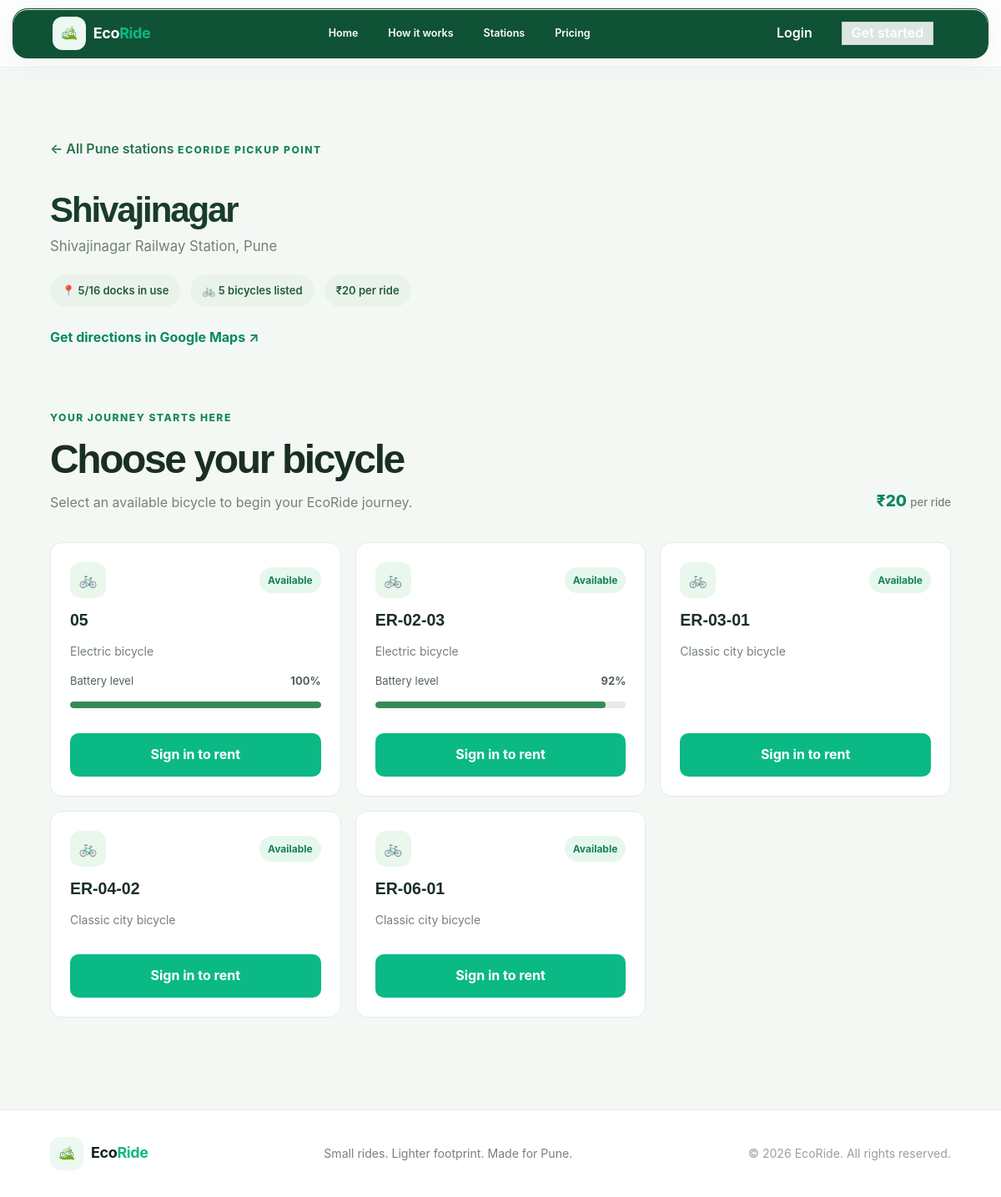
/stations/2/, run on the app's committed database.
### core/models.py (models this page shows, shortened)
class Station(models.Model):
    name = models.CharField(max_length=100)
    address = models.CharField(max_length=255)
    latitude = models.DecimalField(max_digits=9, decimal_places=6)
    longitude = models.DecimalField(max_digits=9, decimal_places=6)
    capacity = models.PositiveIntegerField(default=12)
    is_active = models.BooleanField(default=True)
    class Meta:
        ordering = ["name"]

class Bicycle(models.Model):
    class Status(models.TextChoices):
        AVAILABLE = "available", "Available"
        RESERVED = "reserved", "Reserved"
        RENTED = "rented", "Rented"
        MAINTENANCE = "maintenance", "Maintenance"
    station = models.ForeignKey(
        Station, related_name="bicycles", on_delete=models.PROTECT
    )
    code = models.CharField(max_length=30, unique=True)
    status = models.CharField(
        max_length=20, choices=Status.choices, default=Status.AVAILABLE
    )
    is_electric = models.BooleanField(default=False)
    battery_level = models.PositiveSmallIntegerField(default=100)
    class Meta:
        ordering = ["code"]
        constraints = [
            models.CheckConstraint(
                condition=Q(battery_level__lte=100), name="bike_battery_at_most_100"
            )
        ]

### core/views.py (the view)
# urls.py: path("stations/<int:station_id>/", views.station_detail, name="station_detail"),
def station_detail(request, station_id):
    station = get_object_or_404(Station, pk=station_id, is_active=True)
    bicycles = station.bicycles.exclude(status=Bicycle.Status.MAINTENANCE)
    return render(
        request,
        "core/station_detail.html",
        {
            "station": station,
            "bicycles": bicycles,
            "docked_count": station.bicycles.exclude(
                status=Bicycle.Status.RENTED
            ).count(),
        },
    )

### core/context_processors.py (called while the page is built)
def site_settings(request):
    return {
        "google_maps_api_key": settings.GOOGLE_MAPS_API_KEY,
        "razorpay_key_id": settings.RAZORPAY_KEY_ID,
        "payments_enabled": bool(
            settings.RAZORPAY_KEY_ID and settings.RAZORPAY_KEY_SECRET
        ),
    }

### templates/core/station_detail.html (shortened to what this page needs)
{% extends "base.html" %}
{% block content %}
<section class="eco-page-heading">
  <a class="eco-back-link" href="{% url 'stations' %}">
    ← All Pune stations
  </a>
  <span class="eco-eyebrow">EcoRide pickup point</span>
  <h1>{{ station.name }}</h1>
  <p>{{ station.address }}</p>
  <div class="station-detail-highlights">
    <span>
      📍 {{ docked_count }}/{{ station.capacity }} docks in use
    </span>
    <span>
      🚲 {{ bicycles|length }} bicycles listed
    </span>
    <span>
      ₹20 per ride
    </span>
  </div>
  <a
    class="eco-map-link"
    target="_blank"
    rel="noopener noreferrer"
    href="https://www.google.com/maps/dir/?api=1&amp;destination={{ station.latitude }},{{ station.longitude }}"
  >
    Get directions in Google Maps ↗
  </a>
</section>
<section class="eco-content-section">
  <header class="eco-section-heading eco-section-heading-row">
    <div>
      <span class="eco-eyebrow">Your journey starts here</span>
      <h2>Choose your bicycle</h2>
      <p>Select an available bicycle to begin your EcoRide journey.</p>
    </div>
    <span class="eco-fare-small">
      ₹20 <small>per ride</small>
    </span>
  </header>
  <div class="eco-bike-grid">
    {% for bicycle in bicycles %}
      <article class="eco-bike-card">
        <div class="eco-bike-card-top">
          <span class="eco-bike-symbol" aria-hidden="true">
            🚲
          </span>
          <span class="eco-bike-status">
            {{ bicycle.get_status_display }}
          </span>
        </div>
        <h3>{{ bicycle.code }}</h3>
        {% if bicycle.is_electric %}
          <p class="bike-type">
            Electric bicycle
          </p>
          <div class="bike-battery">
            <span>Battery level</span>
            <strong>{{ bicycle.battery_level }}%</strong>
          </div>
          <div class="battery-track">
            <div
              class="battery-fill"
              style="width: {{ bicycle.battery_level }}%;"
            ></div>
          </div>
        {% else %}
          <p class="bike-type">
            Classic city bicycle
          </p>
        {% endif %}
        <div class="eco-bike-action">
          {% if bicycle.status == "available" %}
            {% if user.is_authenticated %}
              {% if payments_enabled %}
                <form
                  method="post"
                  action="{% url 'start_rental' bicycle.id %}"
                >
                  {% csrf_token %}
                  <button
                    class="eco-primary-btn eco-full-button"
                    type="submit"
                  >
                    Reserve &amp; pay ₹20
                  </button>
                </form>
              {% else %}
                <button
                  class="eco-primary-btn eco-full-button"
                  disabled
                >
                  Checkout setup pending
                </button>
                <p class="eco-small-note">
                  Online checkout is not configured yet.
                </p>
              {% endif %}
            {% else %}
              <a
                class="eco-primary-btn eco-full-button"
                href="{% url 'login' %}?next={{ request.path|urlencode }}"
              >
                Sign in to rent
              </a>
            {% endif %}
          {% endif %}
        </div>
      </article>
    {% endfor %}
  </div>
</section>
{% endblock %}

### core/static/core/integrated/style.css (style rules this page uses)
* { margin: 0; padding: 0; box-sizing: border-box; }
html { scroll-behavior: smooth; overflow-x: hidden; }
body { font-family: -apple-system, BlinkMacSystemFont, "SF Pro Display", "Segoe UI", Roboto, Helvetica, Arial, sans-serif; background: #f7faf8; color: #17231f; overflow-x: hidden; }
button, a { font-family: inherit; }

### data on the page
Station: name "Shivajinagar", address "Shivajinagar Railway Station, Pune", capacity "16"
Bicycle: status "Available", code "05", battery_level "100"
Bicycle: status "Available", code "ER-02-03", battery_level "92"
Bicycle: status "Available", code "ER-03-01", is_electric "Classic city bicycle"
Bicycle: status "Available", code "ER-04-02", is_electric "Classic city bicycle"
Bicycle: status "Available", code "ER-06-01", is_electric "Classic city bicycle"

### other printed values
{{ docked_count }} "5"
{{ bicycles|length }} "5"
